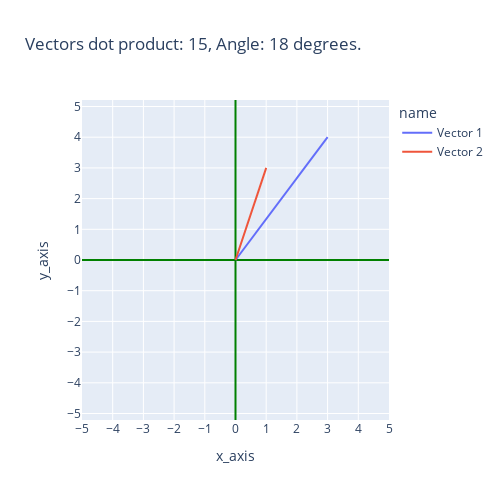

The notebook cell saved with this chart:
### Code cell
import plotly.express as px
import pandas as pd
import numpy as np
from math import acos, pi
import ipywidgets as widgets
from IPython.display import display

from ipywidgets import interact, interact_manual, interactive

v1 = [3,4]
v2 = [1,3]

def f(**kwargs):    
    global v1, v2
    v1[0] = kwargs['a']
    global df
    #print(df.index)
    #print(df.loc["x_axis", 1])
    print(df)
    print(df.iloc[1,1])
    df.iloc[1,1] = 8
    
    print(fig.data)
    with fig.batch_update():
        fig.data[0]["x"] = np.array([0, 8])
    slider_values = kwargs
    print(slider_values)
    return kwargs

# interact(f, x=widgets.IntSlider(min=-5, max=5, step=1, value=3));


w = interactive(f, a=2, b=2)
display(w)


v1 = [3,4]
v2 = [1,3]

def vectors_to_dataframe(v1, v2):
    """Puts v1 and v2 in a labled DataFrame, in standard position"""
    
    
    # Each point begins at zero, ends at x value of vector
    x = np.array([0,v1[0],0,v2[0]])
    
    # Each point begins at zero, ends at y value of vector
    y = np.array([0,v1[1],0,v2[1]])
    
    labels = ["Vector 1", "Vector 1", "Vector 2", "Vector 2"]
    return pd.DataFrame(dict(x_axis=x, y_axis=y,name=labels))

def vector_angle(v1, v2):
    """Compute the angle between the two vectors"""
    radians = acos(np.dot(v1, v2) / (np.linalg.norm(v1) * np.linalg.norm(v2)))
    return int(radians * 180/pi)


df = vectors_to_dataframe(v1, v2)

title = f"Vectors dot product: {np.dot(v1, v2)}, Angle: {vector_angle(v1,v2)} degrees."
fig = px.line(df, x="x_axis", y="y_axis", color="name", width=500, height=500, title=title)


common_config = dict(tickmode="linear", dtick=1.0, range=[-5,5],  zerolinecolor="Green")
fig.update_layout(xaxis=common_config, yaxis=common_config)
fig.update_xaxes(constrain="domain",)
fig.update_yaxes(scaleanchor = "x", scaleratio = 1)

fig.show()

### Figure 1 — Plotly figure (JSON) as saved in the notebook; plotly's stock layout.template omitted (floating-point values rounded to 4 significant figures)
{"data": [{"hovertemplate": "name=Vector 1<br>x_axis=%{x}<br>y_axis=%{y}<extra></extra>", "legendgroup": "Vector 1", "line": {"color": "#636efa", "dash": "solid"}, "marker": {"symbol": "circle"}, "mode": "lines", "name": "Vector 1", "orientation": "v", "showlegend": true, "type": "scatter", "x": [0, 3], "xaxis": "x", "y": [0, 4], "yaxis": "y"}, {"hovertemplate": "name=Vector 2<br>x_axis=%{x}<br>y_axis=%{y}<extra></extra>", "legendgroup": "Vector 2", "line": {"color": "#EF553B", "dash": "solid"}, "marker": {"symbol": "circle"}, "mode": "lines", "name": "Vector 2", "orientation": "v", "showlegend": true, "type": "scatter", "x": [0, 1], "xaxis": "x", "y": [0, 3], "yaxis": "y"}], "layout": {"height": 500, "legend": {"title": {"text": "name"}, "tracegroupgap": 0}, "title": {"text": "Vectors dot product: 15, Angle: 18 degrees."}, "width": 500, "xaxis": {"anchor": "y", "constrain": "domain", "domain": [1.11e-16, 1.0], "dtick": 1, "range": [-5, 5], "tickmode": "linear", "title": {"text": "x_axis"}, "type": "linear", "zerolinecolor": "Green"}, "yaxis": {"anchor": "x", "domain": [0, 1], "dtick": 1, "range": [-5.212, 5.212], "scaleanchor": "x", "scaleratio": 1, "tickmode": "linear", "title": {"text": "y_axis"}, "type": "linear", "zerolinecolor": "Green"}}}
